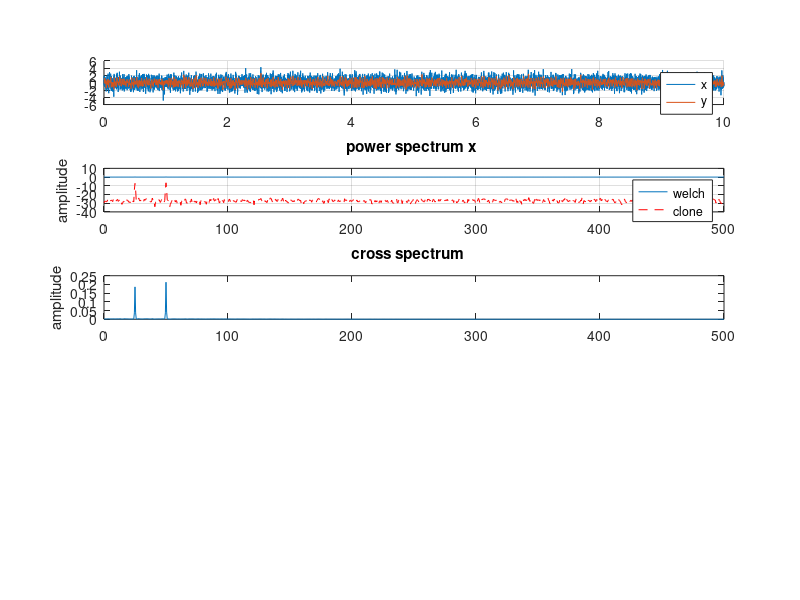
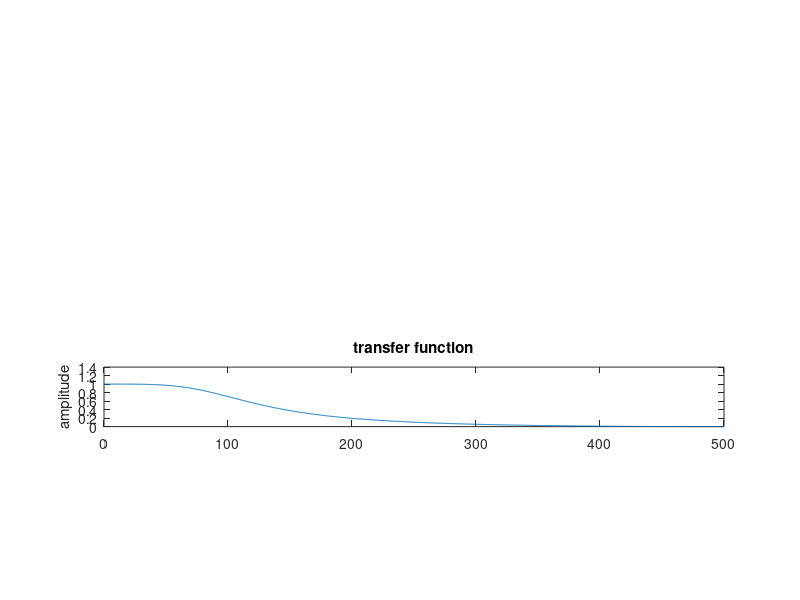
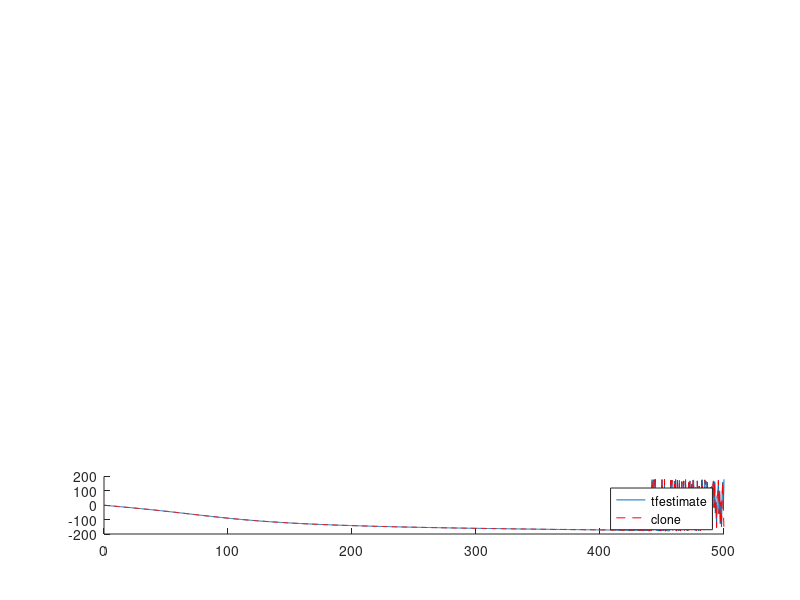

Write the MATLAB code that produced these figures, in order.
clear all
close all
clc

fs = 1000;
n    = 10000;
w    = 2000;
o    = w/2;
win  = hamming(w);
k    = (o - w + n) / o;
nfft = 2000;
pcf = 1 / (fs*sum(win.^2));

t = 0:1/fs:10-1/fs;
x = 0.5 * sin(2*pi*25*t) + 0.5 * sin(2*pi*50*t) + randn(size(t));
[b,a] = butter(2,0.2);
y = filter(b,a,x);

% preallocate the space for the psd results
mypsd = zeros(nfft/2+1, k);
mycsd = zeros(nfft/2+1, k);
% step 1: loop through the data, 512 points at a time, with 256 points overlap
for i = 0:k-1
    % step 2: apply a hamming window
    temp1 = x(1+o*i:w+i*o)'.*win;
    temp2 = y(1+o*i:w+i*o)'.*win;
    % step 3: calculate FFT and take just the first half
    temp1 = fft(temp1,nfft);
    temp2 = fft(temp2,nfft);
    % step 4: calculate the "periodogram" by taking the absolute value squared
    temp2 = temp1 .* conj(temp2);
    temp1 = abs(temp1).^2;
    % save the results in the storage variable
    mypsd(:, i+1) = temp1(1:(nfft/2+1));   
    mycsd(:, i+1) = temp2(1:(nfft/2+1));   
end
% step 5: take the average of all the periodograms
mypsd = mean(mypsd,2);
mycsd = mean(mycsd,2);
% normalizing factor
mypsd = mypsd * pcf;
mycsd = mycsd * pcf;
% ignore the DC and Nyquist value
mypsd(2:end-1) = mypsd(2:end-1) * 2;
mycsd(2:end-1) = mycsd(2:end-1) * 2;
% find tfe
mytfe = conj(mycsd) ./ mypsd;
% find freqs
f = 0:fs/nfft:fs/2;

figure
subplot(5,1,1)
hold on
plot(t,x)
plot(t,y)
legend('x','y')
grid on

subplot(5,1,2)
pwelch(x, win, [], nfft, fs);
hold on
plot(f, 10*log10(mypsd),'r--');
legend('welch','clone')
grid on

subplot(5,1,3)
cpsd(x, y, win, [], nfft, fs);
hold on
plot(f, 10*log10(abs(mycsd)),'r--');
legend('cpsd','clone')
grid on

subplot(5,1,4)
tfestimate(x, y, win, [], nfft, fs)
hold on
plot(f, 20*log10(abs(mytfe)),'r--')

subplot(5,1,5)
hold on
txy = tfestimate(x, y, win, [], nfft, fs);
plot(f, 180/pi*angle(txy))
plot(f, 180/pi*angle(mytfe),'r--')
legend('tfestimate','clone')


